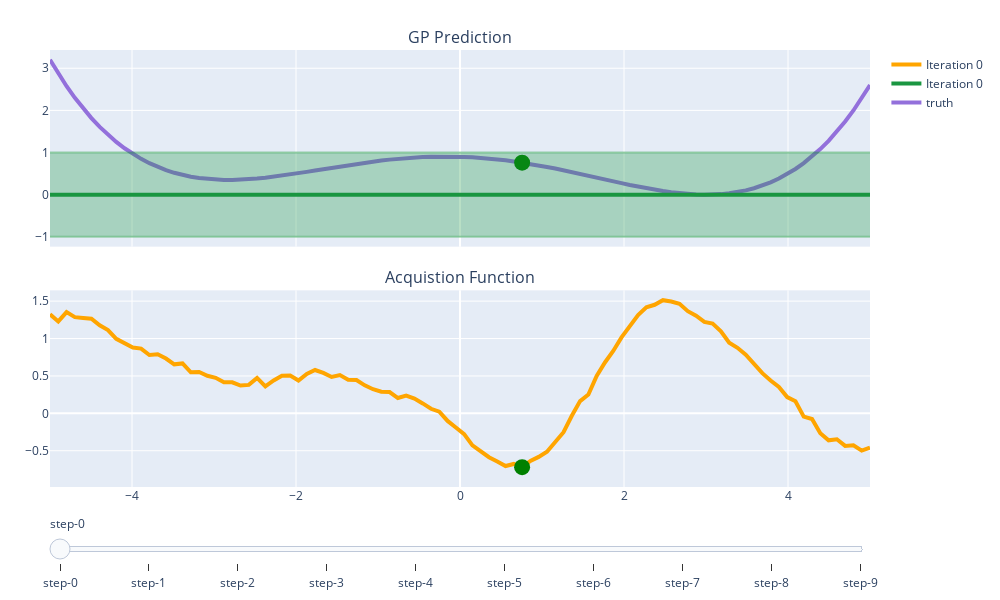

Notebook code cell kept with this figure:
### Markdown cell above
Again we can plot each iteration of the BO.

### Code cell
X_plot = X_query.flatten()
truth = himmelblau(X_query).flatten()
plot_bayes_opt_plotly(predictions=predictions, X_obs=X_obs, y_obs=y_obs, acquisition_values=acquisition_functions, acquisition_indices=acquisition_indices, X_plot=X_plot, truth=truth)
